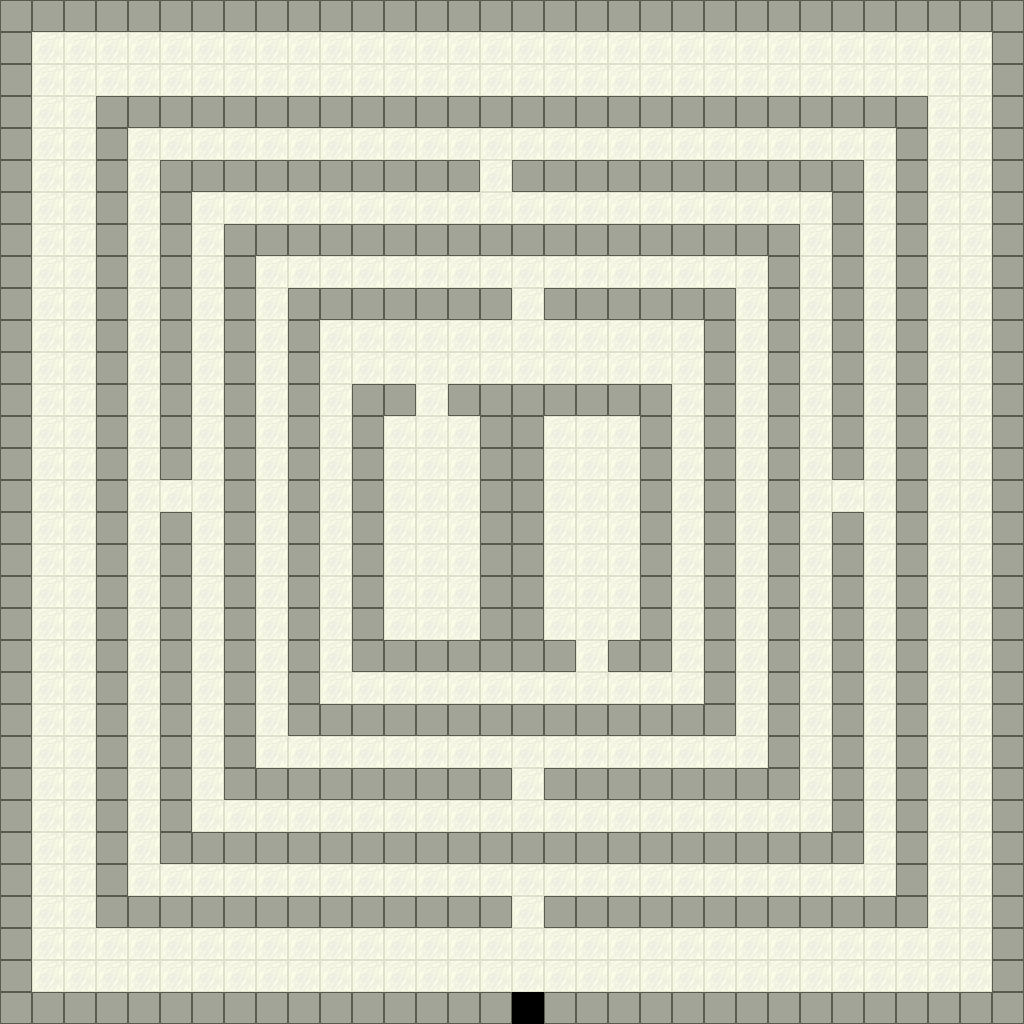

The image is a tile-based game level rendered from a .tmx file. Its description and complete source (layers, tilesets, objects, tile grids) follow:
An orthogonal 32x32 tile map with 32x32 px tiles, 1 tile layer (baseLayer) and 10 objects (8x coin, entry, exit).

<map version="1.0" tiledversion="2017.07.26" orientation="orthogonal" renderorder="right-down" width="32" height="32" tilewidth="32" tileheight="32" nextobjectid="12">
 <tileset firstgid="1" source="tilesetVault.tsx" />
 <layer name="baseLayer" width="32" height="32">
  <data encoding="csv">
2,2,2,2,2,2,2,2,2,2,2,2,2,2,2,2,2,2,2,2,2,2,2,2,2,2,2,2,2,2,2,2,
2,1,1,1,1,1,1,1,1,1,1,1,1,1,1,1,1,1,1,1,1,1,1,1,1,1,1,1,1,1,1,2,
2,1,1,1,1,1,1,1,1,1,1,1,1,1,1,1,1,1,1,1,1,1,1,1,1,1,1,1,1,1,1,2,
2,1,1,2,2,2,2,2,2,2,2,2,2,2,2,2,2,2,2,2,2,2,2,2,2,2,2,2,2,1,1,2,
2,1,1,2,1,1,1,1,1,1,1,1,1,1,1,1,1,1,1,1,1,1,1,1,1,1,1,1,2,1,1,2,
2,1,1,2,1,2,2,2,2,2,2,2,2,2,2,1,2,2,2,2,2,2,2,2,2,2,2,1,2,1,1,2,
2,1,1,2,1,2,1,1,1,1,1,1,1,1,1,1,1,1,1,1,1,1,1,1,1,1,2,1,2,1,1,2,
2,1,1,2,1,2,1,2,2,2,2,2,2,2,2,2,2,2,2,2,2,2,2,2,2,1,2,1,2,1,1,2,
2,1,1,2,1,2,1,2,1,1,1,1,1,1,1,1,1,1,1,1,1,1,1,1,2,1,2,1,2,1,1,2,
2,1,1,2,1,2,1,2,1,2,2,2,2,2,2,2,1,2,2,2,2,2,2,1,2,1,2,1,2,1,1,2,
2,1,1,2,1,2,1,2,1,2,1,1,1,1,1,1,1,1,1,1,1,1,2,1,2,1,2,1,2,1,1,2,
2,1,1,2,1,2,1,2,1,2,1,1,1,1,1,1,1,1,1,1,1,1,2,1,2,1,2,1,2,1,1,2,
2,1,1,2,1,2,1,2,1,2,1,2,2,1,2,2,2,2,2,2,2,1,2,1,2,1,2,1,2,1,1,2,
2,1,1,2,1,2,1,2,1,2,1,2,1,1,1,2,2,1,1,1,2,1,2,1,2,1,2,1,2,1,1,2,
2,1,1,2,1,2,1,2,1,2,1,2,1,1,1,2,2,1,1,1,2,1,2,1,2,1,2,1,2,1,1,2,
2,1,1,2,1,1,1,2,1,2,1,2,1,1,1,2,2,1,1,1,2,1,2,1,2,1,1,1,2,1,1,2,
2,1,1,2,1,2,1,2,1,2,1,2,1,1,1,2,2,1,1,1,2,1,2,1,2,1,2,1,2,1,1,2,
2,1,1,2,1,2,1,2,1,2,1,2,1,1,1,2,2,1,1,1,2,1,2,1,2,1,2,1,2,1,1,2,
2,1,1,2,1,2,1,2,1,2,1,2,1,1,1,2,2,1,1,1,2,1,2,1,2,1,2,1,2,1,1,2,
2,1,1,2,1,2,1,2,1,2,1,2,1,1,1,2,2,1,1,1,2,1,2,1,2,1,2,1,2,1,1,2,
2,1,1,2,1,2,1,2,1,2,1,2,2,2,2,2,2,2,1,2,2,1,2,1,2,1,2,1,2,1,1,2,
2,1,1,2,1,2,1,2,1,2,1,1,1,1,1,1,1,1,1,1,1,1,2,1,2,1,2,1,2,1,1,2,
2,1,1,2,1,2,1,2,1,2,2,2,2,2,2,2,2,2,2,2,2,2,2,1,2,1,2,1,2,1,1,2,
2,1,1,2,1,2,1,2,1,1,1,1,1,1,1,1,1,1,1,1,1,1,1,1,2,1,2,1,2,1,1,2,
2,1,1,2,1,2,1,2,2,2,2,2,2,2,2,2,1,2,2,2,2,2,2,2,2,1,2,1,2,1,1,2,
2,1,1,2,1,2,1,1,1,1,1,1,1,1,1,1,1,1,1,1,1,1,1,1,1,1,2,1,2,1,1,2,
2,1,1,2,1,2,2,2,2,2,2,2,2,2,2,2,2,2,2,2,2,2,2,2,2,2,2,1,2,1,1,2,
2,1,1,2,1,1,1,1,1,1,1,1,1,1,1,1,1,1,1,1,1,1,1,1,1,1,1,1,2,1,1,2,
2,1,1,2,2,2,2,2,2,2,2,2,2,2,2,2,1,2,2,2,2,2,2,2,2,2,2,2,2,1,1,2,
2,1,1,1,1,1,1,1,1,1,1,1,1,1,1,1,1,1,1,1,1,1,1,1,1,1,1,1,1,1,1,2,
2,1,1,1,1,1,1,1,1,1,1,1,1,1,1,1,1,1,1,1,1,1,1,1,1,1,1,1,1,1,1,2,
2,2,2,2,2,2,2,2,2,2,2,2,2,2,2,2,3,2,2,2,2,2,2,2,2,2,2,2,2,2,2,2
</data>
 </layer>
 <objectgroup name="spawnLayer">
  <object id="1" name="entry" x="512" y="928" width="32" height="32" />
  <object id="2" name="exit" x="512" y="992" width="32" height="32" />
 </objectgroup>
 <objectgroup name="collectLayer">
  <object id="4" name="coin" x="384" y="416" width="32" height="32" />
  <object id="5" name="coin" x="384" y="448" width="32" height="32" />
  <object id="6" name="coin" x="384" y="480" width="32" height="32" />
  <object id="7" name="coin" x="384" y="512" width="32" height="32" />
  <object id="8" name="coin" x="384" y="544" width="32" height="32" />
  <object id="9" name="coin" x="384" y="576" width="32" height="32" />
  <object id="10" name="coin" x="384" y="608" width="32" height="32" />
  <object id="11" name="coin" x="512" y="896" width="32" height="32" />
 </objectgroup>
</map>